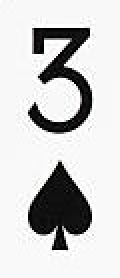
#> input picture Pruebas_cartas/3_picas.jpg, 60 x 139 px (shown 2 times larger)
$ python prueba3.py
#> lines starting #> are read from the running program, lines starting #| are printed output that depends on the picture
import cv2
import numpy as np

# Cargar la imagen de la carta y la imagen de la escena
carta_img = cv2.imread('3_picas.jpg', 0)  # Asegúrate de cambiar 'carta.png' al nombre de tu imagen de carta
#> carta_img: shape (139, 60); min 0, max 255, mean 205.8
escena_img = cv2.imread('4_rombos.jpg', 0)  # Asegúrate de cambiar 'escena.png' al nombre de tu imagen de escena
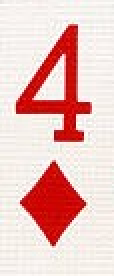
#> input picture Pruebas_cartas/4_rombos.jpg, 57 x 138 px (shown 2 times larger)
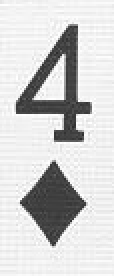
#> escena_img: shape (138, 57) (shown 2 times larger); min 42, max 255, mean 207.6

# Realizar la comparación de plantillas
result = cv2.matchTemplate(escena_img, carta_img, cv2.TM_CCOEFF_NORMED)
#> result = [[0.463, 0.504, 0.541, 0.565], [0.48, 0.519, 0.555, 0.584]]

# Establecer un umbral para la coincidencia
threshold = 0.8  # Puedes ajustar este valor según tus necesidades

# Encontrar las ubicaciones donde la coincidencia es mayor que el umbral
loc = np.where(result >= threshold)
#> loc = (empty array, empty array)

# Dibujar un cuadro delimitador alrededor de las ubicaciones encontradas
for pt in zip(*loc[::-1]):
    cv2.rectangle(escena_img, pt, (pt[0] + carta_img.shape[1], pt[1] + carta_img.shape[0]), (0, 255, 0), 2)
#> this loop made 0 passes

# Mostrar la imagen con las detecciones
cv2.imshow('Detección de Cartas', escena_img)
cv2.waitKey(0)
cv2.destroyAllWindows()
